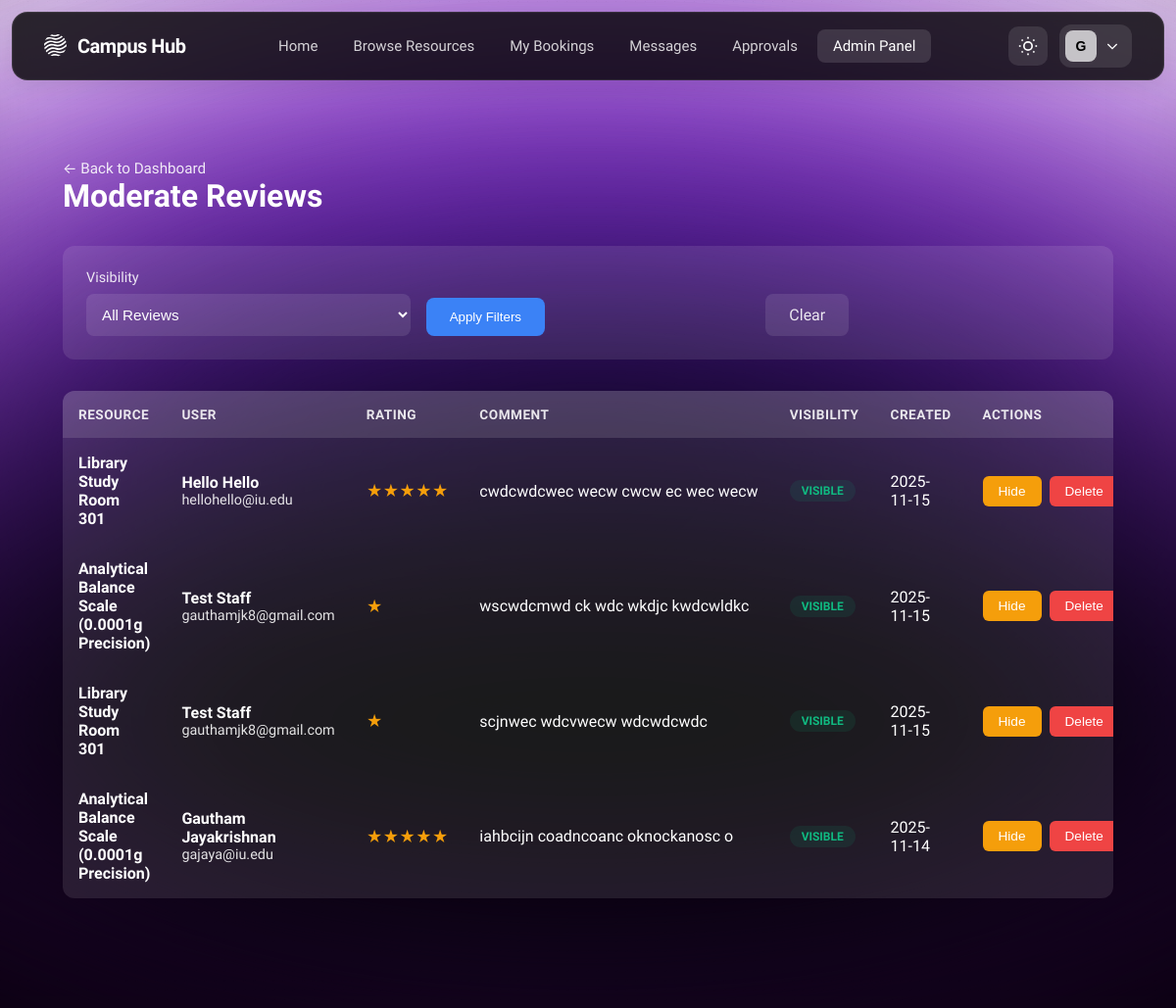
Before: /admin/reviews (signed in) with the older database file.
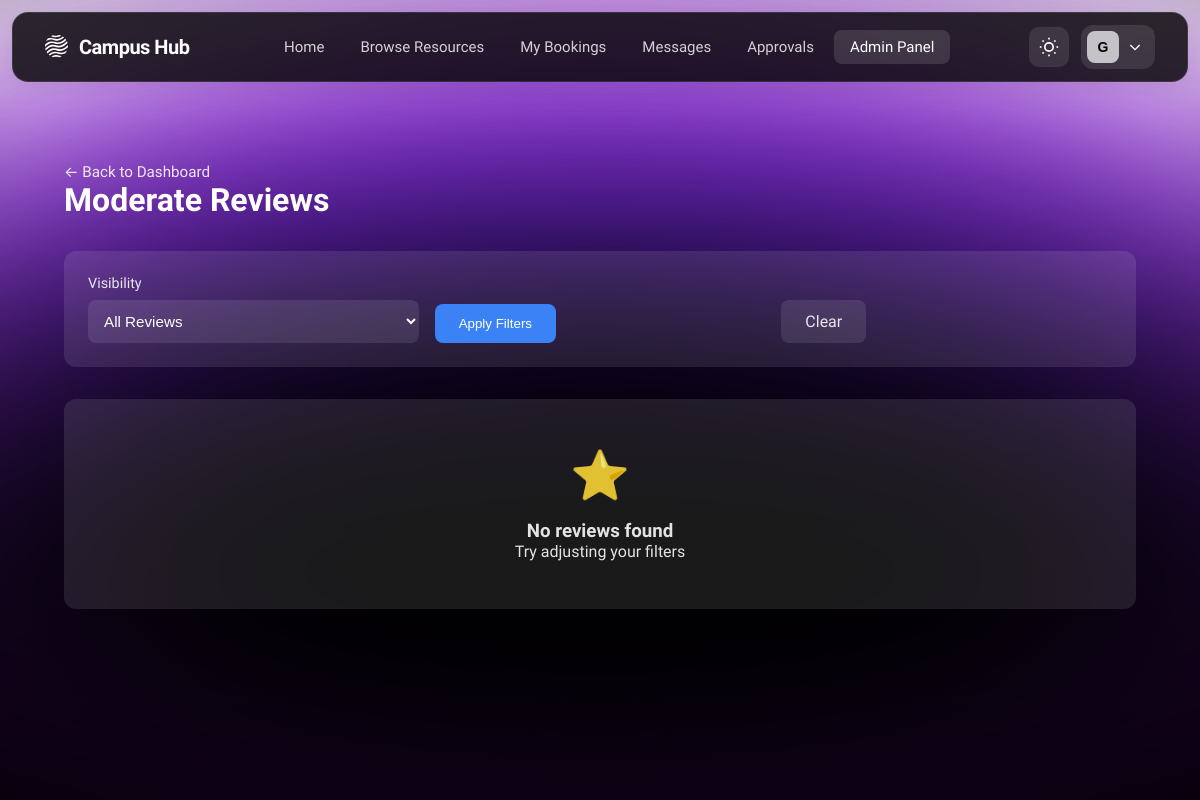
After: the same page with the newer database file.
### tables this page shows
CREATE TABLE reviews (
    review_id INTEGER PRIMARY KEY AUTOINCREMENT,
    booking_id INTEGER NOT NULL REFERENCES bookings(booking_id) ON DELETE CASCADE,
    resource_id INTEGER NOT NULL REFERENCES resources(resource_id) ON DELETE CASCADE,
    reviewer_id INTEGER NOT NULL REFERENCES users(user_id) ON DELETE CASCADE,
    rating INTEGER NOT NULL CHECK (rating >= 1 AND rating <= 5),
    comment TEXT,
    is_visible BOOLEAN NOT NULL DEFAULT 1,
    flagged_count INTEGER DEFAULT 0,
    host_response TEXT,
    host_responded_at DATETIME,
    helpful_count INTEGER DEFAULT 0,
    created_at DATETIME DEFAULT CURRENT_TIMESTAMP,
    updated_at DATETIME
);

CREATE TABLE resources (
    resource_id INTEGER PRIMARY KEY AUTOINCREMENT,
    owner_type TEXT NOT NULL CHECK (owner_type IN ('user','group')),
    owner_id INTEGER NOT NULL,  -- Polymorphic FK: user_id when owner_type='user', group_id when owner_type='group'
    title TEXT NOT NULL,
    description TEXT,
    category_id INTEGER REFERENCES resource_categories(category_id),
    location TEXT,
    capacity INTEGER CHECK (capacity > 0 OR capacity IS NULL),  -- NULL for resources without capacity limits
    status TEXT NOT NULL DEFAULT 'draft' CHECK (status IN ('draft','published','archived')),
    availability_mode TEXT NOT NULL DEFAULT 'rules' CHECK (availability_mode IN ('rules','open','by-request')),
    requires_approval BOOLEAN NOT NULL DEFAULT 0,
    created_at DATETIME DEFAULT CURRENT_TIMESTAMP,
    updated_at DATETIME
, images TEXT, availability_rules TEXT);

CREATE TABLE users (
    user_id INTEGER PRIMARY KEY AUTOINCREMENT,
    name TEXT NOT NULL,
    email TEXT NOT NULL UNIQUE,
    password_hash TEXT NOT NULL,
    role TEXT NOT NULL CHECK (role IN ('student','staff','admin')),
    profile_image TEXT,
    department_id INTEGER REFERENCES departments(department_id),
    email_verified BOOLEAN NOT NULL DEFAULT 0,
    verification_token TEXT,
    verification_token_expires DATETIME,
    reset_password_token TEXT,
    reset_password_expires DATETIME,
    created_at DATETIME DEFAULT CURRENT_TIMESTAMP,
    updated_at DATETIME
, is_banned INTEGER DEFAULT 0, last_login TIMESTAMP);

### src/controllers/admin_controller.py (the view)
@admin_bp.route('/reviews')
@login_required
@role_required('admin')
def reviews():
    try:
        status_filter = request.args.get('status', '')
        search_query = request.args.get('q', '')
        page = request.args.get('page', 1, type=int)
        per_page = 20
        reviews_data = ReviewDAL.get_all_reviews_paginated(
            page=page,
            per_page=per_page,
            visibility_filter=status_filter
        )
        return render_template(
            'admin/reviews.html',
            result=reviews_data,
            status_filter=status_filter,
            search_query=search_query
        )
    except Exception as e:
        logger.error(f"Error loading reviews: {str(e)}", exc_info=True)
        flash('Error loading reviews.', 'danger')
        return redirect(url_for('admin.dashboard'))

### src/app.py (called while the page is built)
def init_extensions(app):
    csrf.init_app(app)
    login_manager.init_app(app)
    login_manager.login_view = 'auth.login'  # Redirect to login page if not authenticated
    login_manager.login_message = 'Please log in to access this page.'
    login_manager.login_message_category = 'info'
    @login_manager.user_loader
    def load_user(user_id):
        from src.data_access.user_dal import UserDAL
        from src.models.user import User
        user_data = UserDAL.get_user_by_id(int(user_id))
        if user_data:
            return User(user_data)
        return None

### src/data_access/base_dal.py (called while the page is built)
    @classmethod
    def get_db_path(cls) -> str:
        if cls._db_path is None:
            base_dir = Path(__file__).parent.parent.parent
            cls._db_path = str(base_dir / 'campus_resource_hub.db')
        return cls._db_path

    @classmethod
    def execute_query(cls, query: str, params: Tuple = ()) -> List[Dict[str, Any]]:
        with cls.get_connection() as conn:
            cursor = conn.cursor()
            cursor.execute(query, params)
            rows = cursor.fetchall()
            return [dict(row) for row in rows]

### src/models/user.py (called while the page is built)
    @property
    def user_id(self) -> int:
        return self._user_id

### src/templates/admin/reviews.html (shortened to what this page needs)
{% extends 'base.html' %}
{% block content %}
<div class="admin-container">
    <div class="page-header">
        <div>
            <a href="{{ url_for('admin.dashboard') }}" class="back-link">← Back to Dashboard</a>
            <h1>Moderate Reviews</h1>
        </div>
    </div>
    <div class="filters-section">
        <form method="GET" action="{{ url_for('admin.reviews') }}">
            <div class="filters-grid">
                <div class="filter-group">
                    <label for="visibility">Visibility</label>
                    <select id="visibility" name="visibility" class="filter-select">
                        <option value="">All Reviews</option>
                    </select>
                </div>
                <div class="filter-group">
                    <button type="submit" class="filter-button">Apply Filters</button>
                </div>
                <div class="filter-group">
                    <a href="{{ url_for('admin.reviews') }}" class="clear-button">Clear</a>
                </div>
            </div>
        </form>
    </div>
    <div class="reviews-table-container">
        {% if result.reviews %}
        <table class="reviews-table">
            <thead>
                <tr>
                    <th>Resource</th>
                    <th>User</th>
                    <th>Rating</th>
                    <th>Comment</th>
                    <th>Visibility</th>
                    <th>Created</th>
                    <th>Actions</th>
                </tr>
            </thead>
            <tbody>
                {% for review in result.reviews %}
                <tr>
                    <td>
                        <div class="review-resource">{{ review.resource_title }}</div>
                    </td>
                    <td>
                        <div class="review-resource">{{ review.user_name }}</div>
                        <div class="review-user">{{ review.user_email }}</div>
                    </td>
                    <td>
                        <span class="rating-stars">
                            {% for i in range(review.rating) %}★{% endfor %}
                        </span>
                    </td>
                    <td>
                        <div class="review-comment">{{ review.comment if review.comment else 'No comment' }}</div>
                    </td>
                    <td>
                        <span class="visibility-badge {{ 'visible' if review.is_visible else 'hidden' }}">
                            {{ 'Visible' if review.is_visible else 'Hidden' }}
                        </span>
                    </td>
                    <td>{{ review.created_at[:10] if review.created_at else 'N/A' }}</td>
                    <td>
                        <div class="action-buttons">
                            {% if review.is_visible %}
                            <form method="POST" action="{{ url_for('admin.hide_review', review_id=review.review_id) }}" style="display: inline;" onsubmit="return confirm('Are you sure you want to hide this review?');">
                                <button type="submit" class="action-btn warning">Hide</button>
                            </form>
                            {% endif %}
                            <form method="POST" action="{{ url_for('admin.delete_review', review_id=review.review_id) }}" style="display: inline;" onsubmit="return confirm('Are you sure you want to permanently delete this review?');">
                                <button type="submit" class="action-btn danger">Delete</button>
                            </form>
                        </div>
                    </td>
                </tr>
                {% endfor %}
            </tbody>
        </table>
        {% else %}
        <div class="empty-state">
            <div class="empty-state-icon">⭐</div>
            <h3>No reviews found</h3>
            <p>Try adjusting your filters</p>
        </div>
        {% endif %}
    </div>
</div>
{% endblock %}

### src/templates/base.html (shortened to what this page needs)
<!DOCTYPE html>
<html lang="en" data-theme="dark">
<head>
    <link rel="stylesheet" href="{{ url_for('static', filename='css/home.css') }}">
</head>
<body>
    <div class="background-effects">
        <div class="blur-white"></div>
        <div class="gradient-ellipse-1">
            <div style="position: absolute; inset: -31.25% -24.81%;">
            </div>
        </div>
        <div class="gradient-ellipse-2">
            <div style="position: absolute; inset: -41.49% -30.77%;">
            </div>
        </div>
        <div class="gradient-ellipse-3">
            <div style="position: absolute; inset: -62.11% -38.17%;">
            </div>
        </div>
        <div class="gradient-ellipse-4">
            <div style="position: absolute; inset: -37.04% -24.07%;">
            </div>
        </div>
        <div class="noise-texture"></div>
    </div>
    <nav class="navbar">
        <div class="navbar-container">
            <div class="navbar-left">
                <a href="{{ url_for('main.index') }}" class="navbar-logo">
                    <span class="logo-text">Campus Hub</span>
                </a>
            </div>
            <div class="navbar-center">
                <a href="{{ url_for('main.index') }}" class="nav-link {% if request.endpoint == 'main.index' %}active{% endif %}">Home</a>
                <a href="{{ url_for('resource.index') }}" class="nav-link {% if request.endpoint and request.endpoint.startswith('resource.') %}active{% endif %}">Browse Resources</a>
                {% if current_user.is_authenticated %}
                    <a href="{{ url_for('booking.index') }}" class="nav-link {% if request.endpoint and request.endpoint.startswith('booking.') and request.endpoint != 'booking.pending_approvals' %}active{% endif %}">My Bookings</a>
                    <a href="{{ url_for('message.inbox') }}" class="nav-link {% if request.endpoint and request.endpoint.startswith('message.') %}active{% endif %}" style="position: relative;">
                        Messages
                    </a>
                    {% if current_user.role in ['staff', 'admin'] %}
                        <a href="{{ url_for('booking.pending_approvals') }}" class="nav-link {% if request.endpoint == 'booking.pending_approvals' %}active{% endif %}" style="position: relative;">
                            Approvals
                        </a>
                    {% endif %}
                    {% if current_user.role == 'admin' %}
                        <a href="{{ url_for('admin.dashboard') }}" class="nav-link {% if request.endpoint and request.endpoint.startswith('admin.') %}active{% endif %}">Admin Panel</a>
                    {% endif %}
                {% endif %}
            </div>
            <div class="navbar-right">
                <button class="theme-toggle" onclick="toggleTheme()" aria-label="Toggle theme">
                </button>
                {% if current_user.is_authenticated %}
                <div class="account-dropdown">
                    <button class="account-button" onclick="toggleAccountMenu()">
                        <div class="account-avatar">
                            {{ current_user.name[0].upper() }}
                        </div>
                        <svg class="chevron-icon" fill="none" stroke="currentColor" stroke-width="2" viewBox="0 0 24 24">
                            <path d="M19 9l-7 7-7-7"/>
                        </svg>
                    </button>
                </div>
                {% endif %}
            </div>
        </div>
    </nav>
    <main class="main-content">
        {% block content %}{% endblock %}
    </main>
</body>
</html>

Changed rows visible on the page:
removed reviews: resource_title "Library Study Room 301", user_name "Hello Hello", user_email "hellohello@iu.edu", rating 5 (drawn), comment "cwdcwdcwec wecw cwcw ec wec wecw", is_visible "VISIBLE", created_at "2025-11-15"
removed reviews: resource_title "Analytical Balance Scale (0.0001g Precision)", user_name "Test Staff", user_email "gauthamjk8@gmail.com", rating 1 (drawn), comment "wscwdcmwd ck wdc wkdjc kwdcwldkc", is_visible "VISIBLE", created_at "2025-11-15"
removed reviews: resource_title "Library Study Room 301", user_name "Test Staff", user_email "gauthamjk8@gmail.com", rating 1 (drawn), comment "scjnwec wdcvwecw wdcwdcwdc", is_visible "VISIBLE", created_at "2025-11-15"
removed reviews: resource_title "Analytical Balance Scale (0.0001g Precision)", user_name "Gautham Jayakrishnan", user_email "gajaya@iu.edu", rating 5 (drawn), comment "iahbcijn coadncoanc oknockanosc o", is_visible "VISIBLE", created_at "2025-11-14"
Other visible differences:
text no longer shown: "RESOURCE USER RATING COMMENT VISIBILITY CREATED ACTIONS"
text now shown: "⭐ No reviews found Try adjusting your filters"
